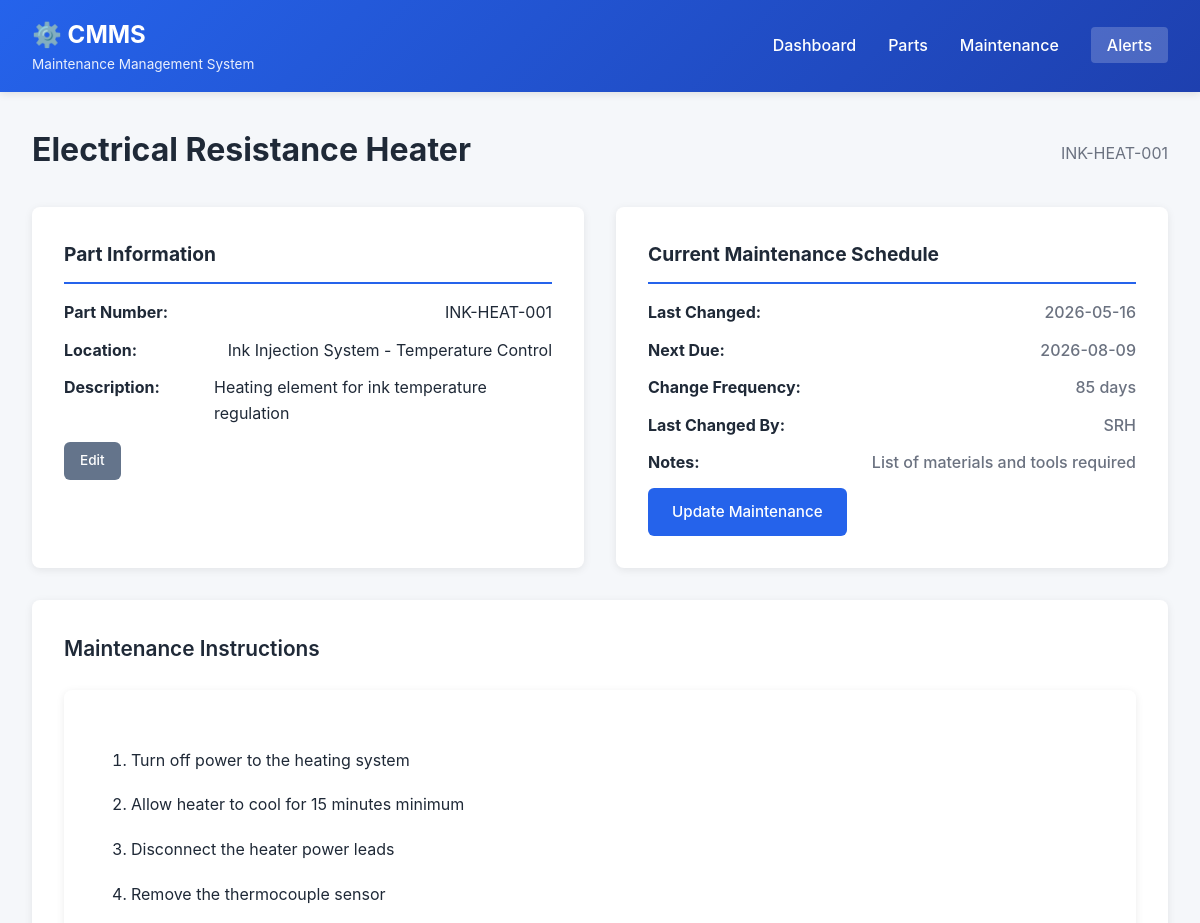
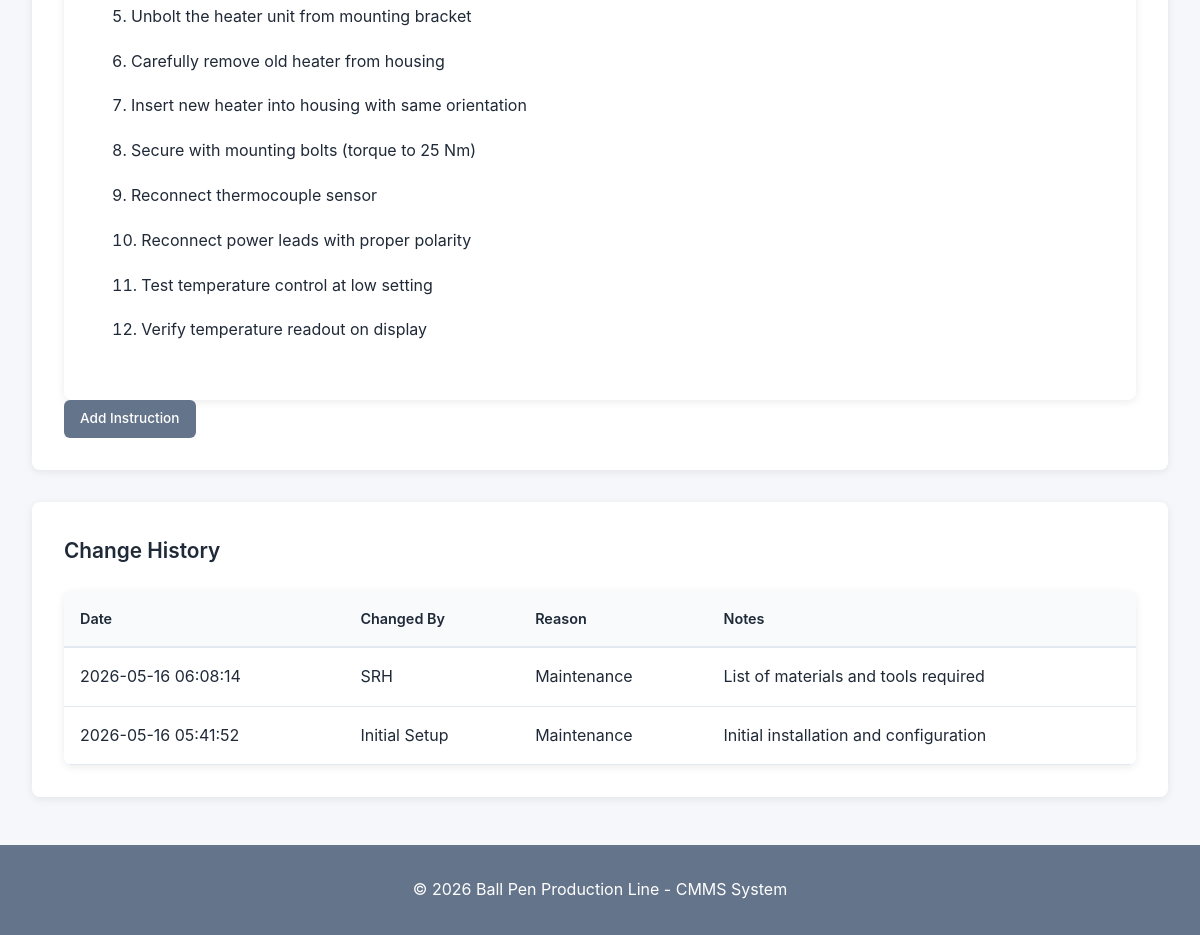
The app's page /parts/2 with its own data (2 pictures, top to bottom).
### tables this page shows
CREATE TABLE parts (
                id INTEGER PRIMARY KEY AUTOINCREMENT,
                name TEXT NOT NULL UNIQUE,
                description TEXT,
                location TEXT,
                part_number TEXT,
                created_at TIMESTAMP DEFAULT CURRENT_TIMESTAMP
            );

CREATE TABLE maintenance_records (
                id INTEGER PRIMARY KEY AUTOINCREMENT,
                part_id INTEGER NOT NULL,
                last_changed TIMESTAMP,
                next_scheduled_change TIMESTAMP,
                change_frequency_days INTEGER,
                performed_by TEXT,
                notes TEXT,
                created_at TIMESTAMP DEFAULT CURRENT_TIMESTAMP,
                updated_at TIMESTAMP DEFAULT CURRENT_TIMESTAMP,
                FOREIGN KEY (part_id) REFERENCES parts (id)
            );

CREATE TABLE maintenance_instructions (
                id INTEGER PRIMARY KEY AUTOINCREMENT,
                part_id INTEGER NOT NULL,
                instruction_text TEXT NOT NULL,
                step_number INTEGER,
                created_at TIMESTAMP DEFAULT CURRENT_TIMESTAMP,
                updated_at TIMESTAMP DEFAULT CURRENT_TIMESTAMP,
                FOREIGN KEY (part_id) REFERENCES parts (id)
            );

CREATE TABLE change_history (
                id INTEGER PRIMARY KEY AUTOINCREMENT,
                part_id INTEGER NOT NULL,
                changed_by TEXT NOT NULL,
                changed_at TIMESTAMP DEFAULT CURRENT_TIMESTAMP,
                reason TEXT,
                notes TEXT
            );

### cmms_app.py (the view)
@app.route('/parts/<int:part_id>')
def view_part(part_id):
    db = get_db()
    part = db.get_part(part_id)
    if not part:
        flash('Part not found', 'error')
        return redirect(url_for('parts'))
    record = db.get_maintenance_record(part_id)
    instructions = db.get_instructions(part_id)
    history = db.get_change_history(part_id)
    return render_template('part_detail.html',
                         part=part,
                         record=record,
                         instructions=instructions,
                         history=history)

### cmms_app.py (called while the page is built)
def get_db():
    db = getattr(g, '_database', None)
    if db is None:
        db = g._database = CMmsDatabase()
    return db

### cmms_database.py (called while the page is built)
    def init_db(self):
        self.conn = sqlite3.connect(self.db_path)
        self.conn.row_factory = sqlite3.Row
        self.cursor = self.conn.cursor()
        self.create_tables()

    def close(self):
        if self.conn:
            self.conn.close()

    def get_part(self, part_id):
        self.cursor.execute('SELECT * FROM parts WHERE id = ?', (part_id,))
        return self.cursor.fetchone()

    def get_maintenance_record(self, part_id):
        self.cursor.execute('''
            SELECT * FROM maintenance_records
            WHERE part_id = ?
            ORDER BY id DESC
            LIMIT 1
        ''', (part_id,))
        return self.cursor.fetchone()

    def get_instructions(self, part_id):
        self.cursor.execute('''
            SELECT * FROM maintenance_instructions
            WHERE part_id = ?
            ORDER BY step_number
        ''', (part_id,))
        return self.cursor.fetchall()

    def get_change_history(self, part_id):
        self.cursor.execute('''
            SELECT * FROM change_history
            WHERE part_id = ?
            ORDER BY changed_at DESC
        ''', (part_id,))
        return self.cursor.fetchall()

### templates/part_detail.html (shortened to what this page needs)
{% extends "base.html" %}
{% block content %}
<div class="page-header">
    <h2>{{ part.name }}</h2>
    <p class="subtitle">{{ part.part_number }}</p>
</div>
<div class="detail-grid">
    <div class="detail-card">
        <h3>Part Information</h3>
        <div class="detail-content">
            <p><strong>Part Number:</strong> {{ part.part_number }}</p>
            <p><strong>Location:</strong> {{ part.location }}</p>
            <p><strong>Description:</strong> {{ part.description }}</p>
            <div class="button-group">
                <a href="{{ url_for('edit_part', part_id=part.id) }}" class="btn btn-sm btn-secondary">Edit</a>
            </div>
        </div>
    </div>
    {% if record %}
    <div class="detail-card">
        <h3>Current Maintenance Schedule</h3>
        <div class="detail-content">
            <p>
                <strong>Last Changed:</strong>
                <span class="value">{{ record.last_changed[:10] if record.last_changed else 'Not recorded' }}</span>
            </p>
            <p>
                <strong>Next Due:</strong>
                <span class="value">{{ record.next_scheduled_change[:10] if record.next_scheduled_change else 'Not scheduled' }}</span>
            </p>
            <p>
                <strong>Change Frequency:</strong>
                <span class="value">{{ record.change_frequency_days }} days</span>
            </p>
            <p>
                <strong>Last Changed By:</strong>
                <span class="value">{{ record.performed_by }}</span>
            </p>
            {% if record.notes %}
            <p>
                <strong>Notes:</strong>
                <span class="value">{{ record.notes }}</span>
            </p>
            {% endif %}
            <a href="{{ url_for('record_maintenance', part_id=part.id) }}" class="btn btn-primary">Update Maintenance</a>
        </div>
    </div>
    {% else %}
    <div class="detail-card">
        <h3>No Maintenance Record</h3>
        <p>No maintenance schedule has been set for this part yet.</p>
        <a href="{{ url_for('record_maintenance', part_id=part.id) }}" class="btn btn-primary">Create First Record</a>
    </div>
    {% endif %}
</div>
<div class="section">
    <h3 class="section-title">Maintenance Instructions</h3>
    {% if instructions %}
    <div class="instructions-list">
        <ol>
            {% for instr in instructions %}
            <li class="instruction-step">
                {{ instr.instruction_text }}
            </li>
            {% endfor %}
        </ol>
    </div>
    <a href="{{ url_for('add_instruction', part_id=part.id) }}" class="btn btn-sm btn-secondary">Add Instruction</a>
    {% else %}
    <p>No instructions available for this part.</p>
    <a href="{{ url_for('add_instruction', part_id=part.id) }}" class="btn btn-primary">Add Instructions</a>
    {% endif %}
</div>
<div class="section">
    <h3 class="section-title">Change History</h3>
    {% if history %}
    <table class="data-table">
        <thead>
            <tr>
                <th>Date</th>
                <th>Changed By</th>
                <th>Reason</th>
                <th>Notes</th>
            </tr>
        </thead>
        <tbody>
            {% for change in history %}
            <tr>
                <td>{{ change.changed_at }}</td>
                <td>{{ change.changed_by }}</td>
                <td>{{ change.reason }}</td>
                <td>{{ change.notes or '-' }}</td>
            </tr>
            {% endfor %}
        </tbody>
    </table>
    {% else %}
    <p>No change history available.</p>
    {% endif %}
</div>
{% endblock %}

### static/style.css (style rules this page uses)
:root { --primary: #2563eb; --primary-dark: #1e40af; --secondary: #64748b; --success: #10b981; --warning: #f59e0b; --danger: #ef4444; --info: #3b82f6; --light: #f8fafc; --border: #e2e8f0; --text: #1f2937; --text-light: #6b7280; }
* { margin: 0; padding: 0; box-sizing: border-box; }
body { font-family: -apple-system, BlinkMacSystemFont, 'Segoe UI', Roboto, Oxygen, Ubuntu, Cantarell, sans-serif; line-height: 1.6; color: var(--text); background: #f5f7fa; }
.page-header { display: flex; justify-content: space-between; align-items: center; margin-bottom: 2rem; }
.page-header h2 { font-size: 2rem; color: var(--text); }
.subtitle { color: var(--text-light); margin: 0.5rem 0 0 0; }
.btn { display: inline-block; padding: 0.75rem 1.5rem; border-radius: 6px; text-decoration: none; border: none; cursor: pointer; font-weight: 500; transition: all 0.3s; font-size: 0.95rem; }
.btn-primary { background: var(--primary); color: white; }
.btn-secondary { background: var(--secondary); color: white; }
.btn-sm { padding: 0.5rem 1rem; font-size: 0.85rem; }
.data-table { width: 100%; border-collapse: collapse; background: white; border-radius: 8px; overflow: hidden; box-shadow: 0 2px 8px rgba(0,0,0,0.08); }
.data-table thead { background: var(--light); border-bottom: 2px solid var(--border); }
.data-table th { padding: 1rem; text-align: left; font-weight: 600; color: var(--text); font-size: 0.9rem; }
.data-table td { padding: 1rem; border-bottom: 1px solid var(--border); }
.instructions-list { background: white; border-radius: 8px; padding: 2rem; box-shadow: 0 2px 8px rgba(0,0,0,0.08); }
.instructions-list ol { list-style-position: inside; margin: 1.5rem 0; }
.instruction-step { margin: 1rem 0; padding-left: 1rem; line-height: 1.8; }
.section { background: white; border-radius: 8px; padding: 2rem; margin: 2rem 0; box-shadow: 0 2px 8px rgba(0,0,0,0.08); }
.section-title { font-size: 1.3rem; font-weight: 600; margin-bottom: 1.5rem; color: var(--text); }
.button-group { display: flex; gap: 0.5rem; margin-top: 1rem; }
.detail-grid { display: grid; grid-template-columns: repeat(auto-fit, minmax(350px, 1fr)); gap: 2rem; margin: 2rem 0; }
.detail-card { background: white; border-radius: 8px; padding: 2rem; box-shadow: 0 2px 8px rgba(0,0,0,0.08); }
.detail-card h3 { font-size: 1.2rem; margin-bottom: 1rem; color: var(--text); border-bottom: 2px solid var(--primary); padding-bottom: 0.75rem; }
.detail-content p { margin: 0.75rem 0; display: flex; justify-content: space-between; }
.detail-content strong { color: var(--text); min-width: 150px; }
.value { color: var(--text-light); font-weight: 500; }

### records on screen
parts: name "Electrical Resistance Heater", part_number "INK-HEAT-001", location "Ink Injection System - Temperature Control", description "Heating element for ink temperature regulation"
maintenance_records: last_changed "2026-05-16", next_scheduled_change "2026-08-09", change_frequency_days "85", performed_by "SRH", notes "List of materials and tools required"
maintenance_instructions: instruction_text "Turn off power to the heating system"
maintenance_instructions: instruction_text "Allow heater to cool for 15 minutes minimum"
maintenance_instructions: instruction_text "Disconnect the heater power leads"
maintenance_instructions: instruction_text "Remove the thermocouple sensor"
maintenance_instructions: instruction_text "Unbolt the heater unit from mounting bracket"
maintenance_instructions: instruction_text "Carefully remove old heater from housing"
maintenance_instructions: instruction_text "Insert new heater into housing with same orientation"
maintenance_instructions: instruction_text "Secure with mounting bolts (torque to 25 Nm)"
maintenance_instructions: instruction_text "Reconnect thermocouple sensor"
maintenance_instructions: instruction_text "Reconnect power leads with proper polarity"
maintenance_instructions: instruction_text "Test temperature control at low setting"
maintenance_instructions: instruction_text "Verify temperature readout on display"
change_history: changed_at "2026-05-16 06:08:14", changed_by "SRH", reason "Maintenance", notes "List of materials and tools required"
change_history: changed_at "2026-05-16 05:41:52", changed_by "Initial Setup", reason "Maintenance", notes "Initial installation and configuration"
